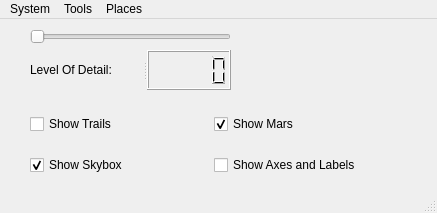
<?xml version="1.0" encoding="UTF-8"?>
<ui version="4.0">
 <class>MainWindow</class>
 <widget class="QMainWindow" name="MainWindow">
  <property name="geometry">
   <rect>
    <x>0</x>
    <y>0</y>
    <width>437</width>
    <height>213</height>
   </rect>
  </property>
  <property name="windowTitle">
   <string>MainWindow</string>
  </property>
  <widget class="QWidget" name="centralwidget">
   <widget class="QWidget" name="layoutWidget">
    <property name="geometry">
     <rect>
      <x>30</x>
      <y>10</y>
      <width>201</width>
      <height>61</height>
     </rect>
    </property>
    <layout class="QVBoxLayout" name="verticalLayout">
     <item>
      <widget class="QSlider" name="horizontalSlider">
       <property name="orientation">
        <enum>Qt::Horizontal</enum>
       </property>
      </widget>
     </item>
     <item>
      <widget class="QSplitter" name="splitter">
       <property name="orientation">
        <enum>Qt::Horizontal</enum>
       </property>
       <widget class="QLabel" name="label">
        <property name="text">
         <string>Level Of Detail: </string>
        </property>
       </widget>
       <widget class="QLCDNumber" name="lcdNumber"/>
      </widget>
     </item>
    </layout>
   </widget>
   <widget class="QWidget" name="formLayoutWidget">
    <property name="geometry">
     <rect>
      <x>30</x>
      <y>80</y>
      <width>361</width>
      <height>91</height>
     </rect>
    </property>
    <layout class="QGridLayout" name="gridLayout">
     <item row="0" column="0">
      <widget class="QCheckBox" name="showTrailsCheckBox">
       <property name="text">
        <string>Show Trails</string>
       </property>
      </widget>
     </item>
     <item row="0" column="1">
      <widget class="QCheckBox" name="MarsCheckBox">
       <property name="text">
        <string>Show Mars</string>
       </property>
       <property name="checked">
        <bool>true</bool>
       </property>
      </widget>
     </item>
     <item row="1" column="0">
      <widget class="QCheckBox" name="showSkyboxCheckBox">
       <property name="enabled">
        <bool>true</bool>
       </property>
       <property name="text">
        <string>Show Skybox</string>
       </property>
       <property name="checked">
        <bool>true</bool>
       </property>
      </widget>
     </item>
     <item row="1" column="1">
      <widget class="QCheckBox" name="MarsAxesCheckBox">
       <property name="text">
        <string>Show Axes and Labels</string>
       </property>
       <property name="checked">
        <bool>false</bool>
       </property>
      </widget>
     </item>
    </layout>
   </widget>
  </widget>
  <widget class="QMenuBar" name="menubar">
   <property name="geometry">
    <rect>
     <x>0</x>
     <y>0</y>
     <width>437</width>
     <height>17</height>
    </rect>
   </property>
   <widget class="QMenu" name="menuSystem">
    <property name="title">
     <string>System</string>
    </property>
    <addaction name="actionLoad"/>
    <addaction name="actionSave"/>
    <addaction name="actionPref_s"/>
    <addaction name="actionAbout"/>
   </widget>
   <widget class="QMenu" name="menuTools">
    <property name="title">
     <string>Tools</string>
    </property>
    <addaction name="actionDraw"/>
    <addaction name="actionMeasure"/>
    <addaction name="actionWaypoint"/>
    <addaction name="actionNote"/>
    <addaction name="actionDisk"/>
    <addaction name="actionResetTools"/>
   </widget>
   <widget class="QMenu" name="menuPlaces">
    <property name="title">
     <string>Places</string>
    </property>
    <addaction name="actionPlace1"/>
    <addaction name="actionPlace2"/>
    <addaction name="actionPlace3"/>
    <addaction name="actionPlace4"/>
   </widget>
   <addaction name="menuSystem"/>
   <addaction name="menuTools"/>
   <addaction name="menuPlaces"/>
  </widget>
  <widget class="QStatusBar" name="statusbar"/>
  <action name="actionLoad">
   <property name="text">
    <string>Load</string>
   </property>
  </action>
  <action name="actionSave">
   <property name="text">
    <string>Save</string>
   </property>
  </action>
  <action name="actionPref_s">
   <property name="text">
    <string>Pref's</string>
   </property>
  </action>
  <action name="actionAbout">
   <property name="text">
    <string>About</string>
   </property>
  </action>
  <action name="actionDraw">
   <property name="text">
    <string>Draw</string>
   </property>
  </action>
  <action name="actionMeasure">
   <property name="text">
    <string>Measure</string>
   </property>
  </action>
  <action name="actionWaypoint">
   <property name="text">
    <string>Waypoint</string>
   </property>
  </action>
  <action name="actionNote">
   <property name="text">
    <string>Note</string>
   </property>
  </action>
  <action name="actionShow">
   <property name="text">
    <string>Show</string>
   </property>
  </action>
  <action name="actionHide">
   <property name="text">
    <string>Hide</string>
   </property>
  </action>
  <action name="actionPause">
   <property name="text">
    <string>Pause</string>
   </property>
  </action>
  <action name="actionResetTools">
   <property name="text">
    <string>Reset</string>
   </property>
  </action>
  <action name="actionPlace1">
   <property name="text">
    <string>Place1</string>
   </property>
  </action>
  <action name="actionPlace2">
   <property name="text">
    <string>Place2</string>
   </property>
  </action>
  <action name="actionPlace3">
   <property name="text">
    <string>Place3</string>
   </property>
  </action>
  <action name="actionPlace4">
   <property name="text">
    <string>Place4</string>
   </property>
  </action>
  <action name="actionDisk">
   <property name="text">
    <string>Disk</string>
   </property>
  </action>
  <action name="actionShowTrails">
   <property name="checkable">
    <bool>true</bool>
   </property>
   <property name="text">
    <string>Show Trails</string>
   </property>
  </action>
 </widget>
 <resources/>
 <connections/>
</ui>
